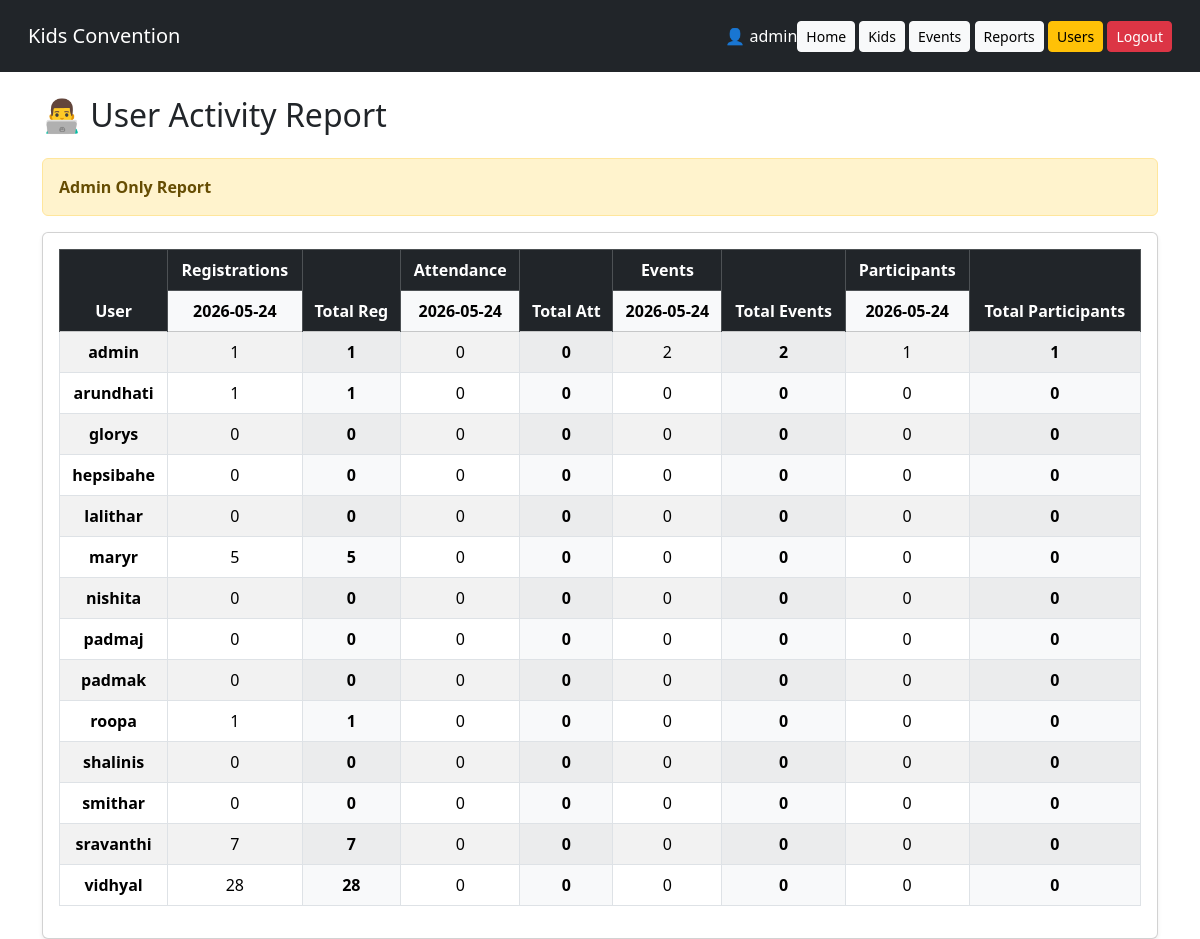
/reports/user_activity (signed in), run on the app's committed database.
### models.py (models this page shows)
class User(db.Model):
    id = db.Column(db.Integer, primary_key=True)
    username = db.Column(db.String(100), unique=True)
    fullname = db.Column(db.String(200))
    phonenumber = db.Column(db.String(10))
    password = db.Column(db.String(500))

### app.py (the view)
@app.route("/reports/user_activity")
@login_required
def user_activity_report():
    if current_user.id != "admin":
        flash(
            "Access denied",
            "danger"
        )
        return redirect(url_for("dashboard"))
    users = User.query.order_by(
        User.username
    ).all()
    registration_dates = db.session.query(
        db.func.substr(Kid.registered_at, 1, 10)
    ).distinct().all()
    attendance_dates = db.session.query(
        db.func.substr(Attendance.marked_at, 1, 10)
    ).distinct().all()
    event_dates = db.session.query(
        db.func.substr(Event.created_at, 1, 10)
    ).distinct().all()
    participant_dates = db.session.query(
        db.func.substr(EventParticipant.added_at, 1, 10)
    ).distinct().all()
    all_dates = set()
    for d in registration_dates:
        all_dates.add(d[0])
    for d in attendance_dates:
        all_dates.add(d[0])
    for d in event_dates:
        all_dates.add(d[0])
    for d in participant_dates:
        all_dates.add(d[0])
    all_dates = sorted(list(all_dates))
    report_data = []
    for user in users:
        row = {
            "username": user.username,
            "registrations": {},
            "attendance": {},
            "events": {},
            "participants": {},
            "total_registrations": 0,
            "total_attendance": 0,
            "total_events": 0,
            "total_participants": 0
        }
        row["total_registrations"] = Kid.query.filter_by(
            registered_by=user.username
        ).count()
        row["total_attendance"] = Attendance.query.filter_by(
            marked_by=user.username
        ).count()
        row["total_events"] = Event.query.filter_by(
            created_by=user.username
        ).count()
        row["total_participants"] = EventParticipant.query.filter_by(
            added_by=user.username
        ).count()
        for d in all_dates:
            reg_count = Kid.query.filter(
                Kid.registered_by == user.username,
                Kid.registered_at.like(f"{d}%")
            ).count()
            row["registrations"][d] = reg_count
            att_count = Attendance.query.filter(
                Attendance.marked_by == user.username,
                Attendance.marked_at.like(f"{d}%")
            ).count()
            row["attendance"][d] = att_count
            event_count = Event.query.filter(
                Event.created_by == user.username,
                Event.created_at.like(f"{d}%")
            ).count()
            row["events"][d] = event_count
            part_count = EventParticipant.query.filter(
                EventParticipant.added_by == user.username,
                EventParticipant.added_at.like(f"{d}%")
            ).count()
            row["participants"][d] = part_count
        report_data.append(row)
    return render_template(
        "user_activity_report.html",
        report_data=report_data,
        all_dates=all_dates
    )

### app.py (called while the page is built)
@login_manager.user_loader
def load_user(username):
    user = User.query.filter_by(username=username).first()
    if user:
        return LoginUser(user.username)
    return None

### templates/user_activity_report.html
{% extends 'base.html' %}
{% block content %}
<h2 class="mb-4">
    👨‍💻 User Activity Report
</h2>
<div class="alert alert-warning">
    <strong>Admin Only Report</strong>
</div>
<div class="card shadow-sm">
    <div class="card-body">
        <div class="table-responsive">
            <table class="table table-bordered table-striped text-center align-middle report-table">
                <thead>
                    <tr class="table-dark">
                        <th rowspan="2">
                            User
                        </th>
                        <th colspan="{{ all_dates|length }}">
                            Registrations
                        </th>
                        <th rowspan="2">
                            Total Reg
                        </th>
                        <th colspan="{{ all_dates|length }}">
                            Attendance
                        </th>
                        <th rowspan="2">
                            Total Att
                        </th>
                        <th colspan="{{ all_dates|length }}">
                            Events
                        </th>
                        <th rowspan="2">
                            Total Events
                        </th>
                        <th colspan="{{ all_dates|length }}">
                            Participants
                        </th>
                        <th rowspan="2">
                            Total Participants
                        </th>
                    </tr>
                    <tr class="table-light">
                        {% for d in all_dates %}
                            <th>{{ d }}</th>
                        {% endfor %}
                        {% for d in all_dates %}
                            <th>{{ d }}</th>
                        {% endfor %}
                        {% for d in all_dates %}
                            <th>{{ d }}</th>
                        {% endfor %}
                        {% for d in all_dates %}
                            <th>{{ d }}</th>
                        {% endfor %}
                    </tr>
                </thead>
                <tbody>
                    {% for row in report_data %}
                    <tr>
                        <td class="fw-bold">
                            {{ row.username }}
                        </td>
                        {% for d in all_dates %}
                        <td>
                            {{ row.registrations[d] }}
                        </td>
                        {% endfor %}
                        <td class="bg-light fw-bold">
                            {{ row.total_registrations }}
                        </td>
                        {% for d in all_dates %}
                        <td>
                            {{ row.attendance[d] }}
                        </td>
                        {% endfor %}
                        <td class="bg-light fw-bold">
                            {{ row.total_attendance }}
                        </td>
                        {% for d in all_dates %}
                        <td>
                            {{ row.events[d] }}
                        </td>
                        {% endfor %}
                        <td class="bg-light fw-bold">
                            {{ row.total_events }}
                        </td>
                        {% for d in all_dates %}
                        <td>
                            {{ row.participants[d] }}
                        </td>
                        {% endfor %}
                        <td class="bg-light fw-bold">
                            {{ row.total_participants }}
                        </td>
                    </tr>
                    {% endfor %}
                </tbody>
            </table>
        </div>
    </div>
</div>
{% endblock %}

### templates/base.html (shortened to what this page needs)
<!DOCTYPE html>
<html>
<head>
<link href="https://cdn.jsdelivr.net/npm/bootstrap@5.3.3/dist/css/bootstrap.min.css" rel="stylesheet">
</head>
<body>
<nav class="navbar navbar-expand-lg navbar-dark bg-dark p-3">
<div class="container-fluid">
<a class="navbar-brand" href="/">Kids Convention</a>
        <div class="ms-auto text-white">
            {% if current_user.is_authenticated %}
                👤 {{ current_user.id }}
            {% endif %}
        </div>
<div>
<a href="/" class="btn btn-light btn-sm">Home</a>
<a href="/kids" class="btn btn-light btn-sm">Kids</a>
<a href="/events" class="btn btn-light btn-sm">Events</a>
<a href="/reports" class="btn btn-light btn-sm">Reports</a>
{% if current_user.id == 'admin' %}
<a href="/users" class="btn btn-warning btn-sm">Users</a>
{% endif %}
<a href="/logout" class="btn btn-danger btn-sm">Logout</a>
</div>
</div>
</nav>
<div class="container mt-4">
{% block content %}{% endblock %}
</div>
</body>
</html>

### data on the page
User: id "admin", username "admin", registrations "1", total_registrations "1", attendance "0", total_attendance "0", events "2", total_events "2", participants "1", total_participants "1"
User: username "arundhati", registrations "1", total_registrations "1", attendance "0", total_attendance "0", events "0", total_events "0", participants "0", total_participants "0"
User: username "glorys", registrations "0", total_registrations "0", attendance "0", total_attendance "0", events "0", total_events "0", participants "0", total_participants "0"
User: username "hepsibahe", registrations "0", total_registrations "0", attendance "0", total_attendance "0", events "0", total_events "0", participants "0", total_participants "0"
User: username "lalithar", registrations "0", total_registrations "0", attendance "0", total_attendance "0", events "0", total_events "0", participants "0", total_participants "0"
User: username "maryr", registrations "5", total_registrations "5", attendance "0", total_attendance "0", events "0", total_events "0", participants "0", total_participants "0"
User: username "nishita", registrations "0", total_registrations "0", attendance "0", total_attendance "0", events "0", total_events "0", participants "0", total_participants "0"
User: username "padmaj", registrations "0", total_registrations "0", attendance "0", total_attendance "0", events "0", total_events "0", participants "0", total_participants "0"
User: username "padmak", registrations "0", total_registrations "0", attendance "0", total_attendance "0", events "0", total_events "0", participants "0", total_participants "0"
User: username "roopa", registrations "1", total_registrations "1", attendance "0", total_attendance "0", events "0", total_events "0", participants "0", total_participants "0"
User: username "shalinis", registrations "0", total_registrations "0", attendance "0", total_attendance "0", events "0", total_events "0", participants "0", total_participants "0"
User: username "smithar", registrations "0", total_registrations "0", attendance "0", total_attendance "0", events "0", total_events "0", participants "0", total_participants "0"
User: username "sravanthi", registrations "7", total_registrations "7", attendance "0", total_attendance "0", events "0", total_events "0", participants "0", total_participants "0"
User: username "vidhyal", registrations "28", total_registrations "28", attendance "0", total_attendance "0", events "0", total_events "0", participants "0", total_participants "0"

### other printed values
{{ d }} "2026-05-24"
